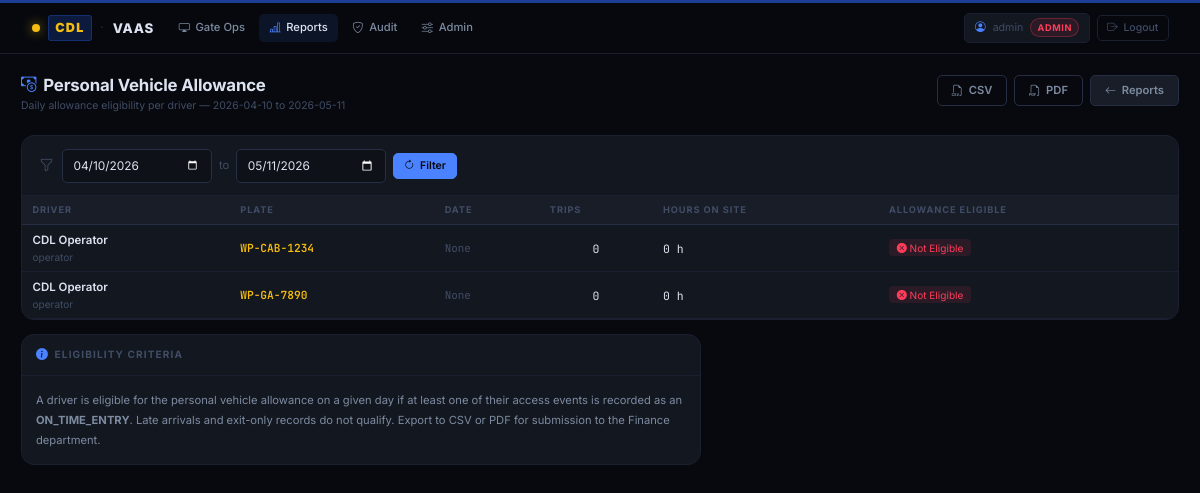
The page /manager/reports/personal-allowance (signed in) on the database its author committed.
### tables this page shows
CREATE TABLE users (
    id            INTEGER PRIMARY KEY AUTOINCREMENT,
    username      TEXT    NOT NULL UNIQUE,
    password_hash TEXT    NOT NULL,
    role          TEXT    NOT NULL DEFAULT 'OPERATOR'
                  CHECK(role IN ('ADMIN','MANAGER','OPERATOR')),
    full_name     TEXT,
    employee_no   TEXT,
    last_login    TEXT
);

### webapp/routes/manager.py (the view)
@manager_bp.route("/reports/personal-allowance")
@requires_role("MANAGER", "ADMIN")
def personal_allowance():
    today = date.today()
    df = _parse_date(request.args.get("from"), today - timedelta(days=30))
    dt = _parse_date(request.args.get("to"),   today + timedelta(days=1))
    rows = personal_vehicle_allowance_report(g.db,
                                             df.isoformat(), dt.isoformat())
    return render_template("manager/personal_allowance.html", rows=rows, df=df, dt=dt)

### webapp/auth.py (called while the page is built)
def requires_role(*allowed: str):
    def decorator(fn):
        @wraps(fn)
        def wrapper(*args, **kwargs):
            if "user_id" not in session:
                return redirect(url_for("auth.login", next=request.path))
            user_role = session.get("role", "")
            user_rank = ROLE_RANK.get(user_role, 0)
            min_rank = min(ROLE_RANK[r] for r in allowed)
            if user_rank < min_rank:
                return ("Forbidden — role required: " + " or ".join(allowed)), 403
            return fn(*args, **kwargs)
        return wrapper
    return decorator

### webapp/routes/manager.py (called while the page is built)
def _parse_date(s: str | None, default: date) -> date:
    if not s:
        return default
    try:
        return datetime.strptime(s, "%Y-%m-%d").date()
    except ValueError:
        return default

### webapp/templates/manager/personal_allowance.html (shortened to what this page needs)
{% extends "base.html" %}
{% block content %}
<div class="page-header">
  <div class="page-header-left">
    <h1 class="page-title"><i class="bi bi-cash-coin"></i> Personal Vehicle Allowance</h1>
    <p class="page-subtitle">Daily allowance eligibility per driver — {{ df }} to {{ dt }}</p>
  </div>
  <div class="page-actions">
    <a class="btn btn-outline-secondary"
       href="{{ url_for('manager.export_csv_route', report_type='personal-allowance',
                        **{'from': df.isoformat(), 'to': dt.isoformat()}) }}">
      <i class="bi bi-filetype-csv"></i> CSV
    </a>
    <a class="btn btn-outline-secondary"
       href="{{ url_for('manager.export_pdf_route', report_type='personal-allowance',
                        **{'from': df.isoformat(), 'to': dt.isoformat()}) }}">
      <i class="bi bi-filetype-pdf"></i> PDF
    </a>
    <a class="btn btn-secondary" href="{{ url_for('manager.home') }}">
      <i class="bi bi-arrow-left"></i> Reports
    </a>
  </div>
</div>
<div class="report-card">
  <div class="report-filter-bar">
    <i class="bi bi-funnel" style="color:var(--text-muted)"></i>
    <form class="d-flex align-items-center gap-2 flex-wrap m-0" method="get">
      <input type="date" name="from" value="{{ df }}" class="form-control form-control-sm" style="width:150px">
      <span style="color:var(--text-muted);font-size:.8rem">to</span>
      <input type="date" name="to"   value="{{ dt }}" class="form-control form-control-sm" style="width:150px">
      <button class="btn btn-primary btn-sm"><i class="bi bi-arrow-clockwise"></i> Filter</button>
    </form>
  </div>
  <div class="report-table-wrap">
    <table class="vaas-table">
      <thead>
        <tr>
          <th>Driver</th>
          <th>Plate</th>
          <th>Date</th>
          <th>Trips</th>
          <th>Hours on Site</th>
          <th>Allowance Eligible</th>
        </tr>
      </thead>
      <tbody>
      {% for r in rows %}
        <tr>
          <td>
            <div style="font-weight:600;font-size:.82rem">{{ r.driver_name or r.username }}</div>
            <div style="font-size:.72rem;color:var(--text-muted)">{{ r.username }}</div>
          </td>
          <td style="font-family:var(--font-mono);font-weight:600;color:var(--amber);font-size:.8rem">
            {{ r.plate_number }}
          </td>
          <td style="font-family:var(--font-mono);font-size:.78rem;color:var(--text-muted)">
            {{ r.period }}
          </td>
          <td style="font-family:var(--font-mono);font-size:.82rem;text-align:center">
            {{ r.trips }}
          </td>
          <td style="font-family:var(--font-mono);font-size:.82rem">
            {{ r.hours_on_site | round(1) }} h
          </td>
          <td>
            {% if r.allowance_eligible %}
              <span style="font-size:.72rem;padding:.18rem .55rem;border-radius:4px;
                background:rgba(118,189,51,.12);color:var(--green)">
                <i class="bi bi-check-circle-fill"></i> Eligible
              </span>
            {% else %}
              <span style="font-size:.72rem;padding:.18rem .55rem;border-radius:4px;
                background:rgba(255,61,90,.10);color:var(--red)">
                <i class="bi bi-x-circle-fill"></i> Not Eligible
              </span>
            {% endif %}
          </td>
        </tr>
      {% endfor %}
      </tbody>
    </table>
  </div>
</div>
<div class="panel mt-3" style="max-width:680px">
  <div class="panel-header">
    <span class="panel-title"><i class="bi bi-info-circle-fill"></i> Eligibility Criteria</span>
  </div>
  <div class="panel-body" style="font-size:.8rem;line-height:1.8;color:var(--text-secondary)">
    A driver is eligible for the personal vehicle allowance on a given day if at least one
    of their access events is recorded as an <strong>ON_TIME_ENTRY</strong>.
    Late arrivals and exit-only records do not qualify.
    Export to CSV or PDF for submission to the Finance department.
  </div>
</div>
{% endblock %}

### rows shown on the page
users: full_name "CDL Operator", username "operator", plate_number "WP-CAB-1234", period "None", trips "0", hours_on_site "0", plate_number "WP-GA-7890"

### other values the page prints
{{ session.username }} "admin"
{{ session.role }} "ADMIN"
{{ df }} "2026-04-10"
{{ dt }} "2026-05-11"
